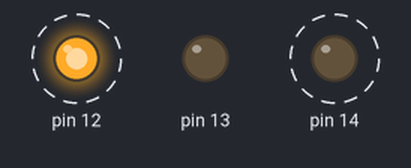
Recording of a sketch running on a simulated Arduino Uno, built with avr-gcc and run on an emulated ATmega328P. Shown: output pins drawn as LEDs (lit = HIGH). Dashed ring = blinking. What the sketch prints to the serial monitor is not drawn.

Above: at 0.5 s.
Timing chart, 0 to 4.6 s (numbered marks = the images above):
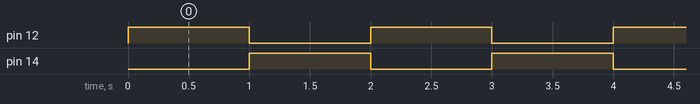

Measured:
- by itself, pin 12, pin 14: alternates HIGH for 1.0 s and LOW for 1.0 s

The sketch:

proyek_LED.ino
```cpp
void setup() {
  // put your setup code here, to run once:
  pinMode(12, OUTPUT);
  pinMode(13,OUTPUT);
  pinMode(14,OUTPUT);
  Serial.begin(9600);
  Serial.println("Latihan pertama");
}

void loop() {
  // put your main code here, to run repeatedly:
  digitalWrite(12, HIGH);
  //digitalWrite(13, HIGH);
  digitalWrite(14, LOW);
  delay(1000); // satuan millisekon
  digitalWrite(12, LOW);
  digitalWrite(13, LOW);
  digitalWrite(14, HIGH);
  delay(1000); // satuan millisekon

}
```
